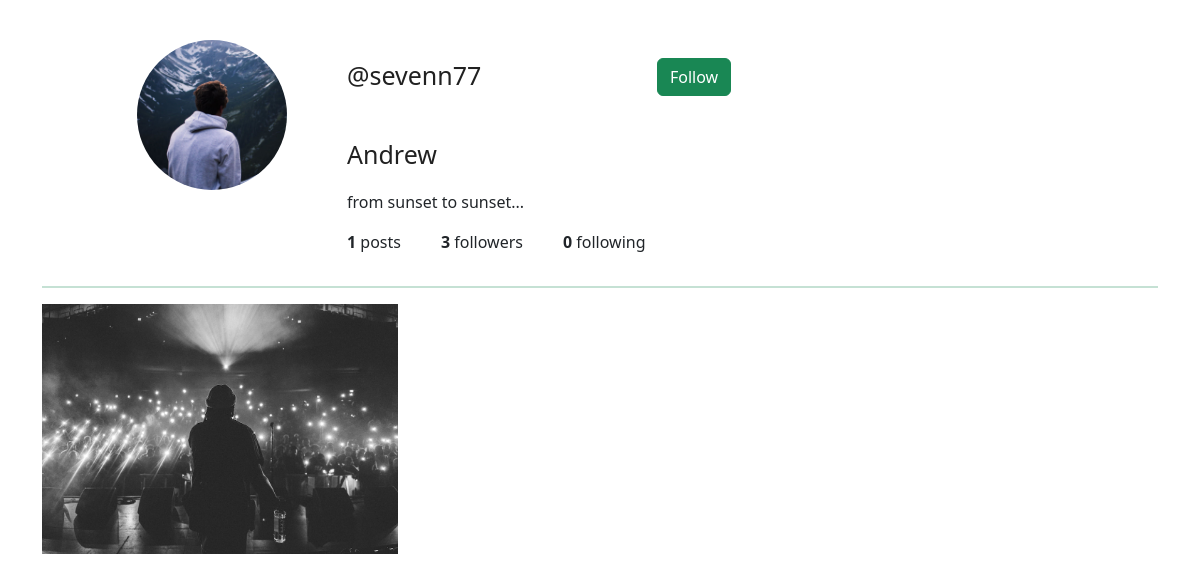
The page /2/profile/ on the database its author committed.
### base/models.py (models this page shows, shortened)
class Profile(models.Model):
    user = models.OneToOneField(User,null=True,on_delete=models.CASCADE)
    description = models.TextField(blank=True)
    first_name = models.TextField(blank=True)
    last_name = models.TextField(blank=True)
    username = models.TextField(blank=True)
    profileimg = models.ImageField(upload_to='profile_images', default='blank-profile-picture.png')
    def __str__(self):
        return str(self.user)  # Возвращаем строковое представление пользователя

class Post(models.Model):
    title = models.CharField(max_length=255)
    image = models.ImageField(null=True, blank=True, upload_to="images/")
    title_tag = models.CharField(max_length=255, default="")
    author = models.ForeignKey(Profile, on_delete=models.CASCADE)
    caption = RichTextField(blank=True, null=True)
    post_date = models.DateField(auto_now_add=True)
    location = models.CharField(max_length=255, default="")
    no_of_likes = models.IntegerField(default=0)

### base/views.py (the view)
# urls.py: path('<int:pk>/profile/',ShowProfilePageView.as_view(),name='show_profile_page'),
class ShowProfilePageView(DetailView):
    model = Profile
    template_name = 'base/Otherprofile.html'
    def get_context_data(self, *args, **kwargs):
        context = super(ShowProfilePageView, self).get_context_data(*args, **kwargs)
        page_user = get_object_or_404(Profile, id=self.kwargs['pk'])
        logged_in_user_posts = Post.objects.filter(author=page_user)
        if FollowersCount.objects.filter(user=page_user, follower=self.request.user).exists():
            button_text = 'UnFollow'
        else:
            button_text = 'Follow'
        user_followers = len(FollowersCount.objects.filter(user=page_user))
        user_following = len(FollowersCount.objects.filter(follower=page_user))
        num_posts = len(logged_in_user_posts)
        context["page_user"] = page_user
        context['logged_in_user_posts'] = logged_in_user_posts
        context['num_posts'] = num_posts
        context['button_text'] = button_text
        context['user_followers'] = user_followers
        context['user_following'] = user_following
        return context

### base/templates/base/Otherprofile.html (shortened to what this page needs)
{% extends 'main.html' %}
{% load static %}
{% block styles %}
<link rel="stylesheet" href="{% static 'styles/otherprofile.css' %}" />
{% endblock %}
{% block content %}
<div class="container" style="margin-top:20px;">
    <div class="row m-b-r m-t-3"  style="margin-top:40px;">
        <div class="col-md-2 offset-md-1">
            <img src="{{ page_user.profileimg.url }}" alt="profileimg" class="img-circle rounded-circle img-fluid" style="height: 150px; width: 150px;">
        </div>
        <div class="col-md-9 p-t-2"  style="margin-top:20px;">
            <h2 class="h2-responsive">@{{page_user.username}} </h2>
            <form action="/follow" method="POST">
            {% if page_user.id != request.user.id %}
            <a data-ripple="">
            <button type="submit" class="btn btn-success follow-btn" style="position: relative;left: 300px; bottom: 40px;">{{button_text}}</button></h2>
            </a>
            {% endif %}
            <p class="profile-name">{{page_user.first_name}}</p>
            <p style="position: relative;left: 20px;">{{page_user.description}}</p>
            <ul class="flex-menu">
                <li><strong>{{num_posts}}</strong> posts</li>
                <li><strong>{{user_followers}}</strong> followers</li>
                <li><strong>{{user_following}}</strong> following</li>
            </ul>
           </form>
        </div>
    </div>
    <hr class="border border-1 border-success">
    <div class="row">
        {% for post in logged_in_user_posts %}
        <div class="col-sm-12 col-md-6 col-lg-4">
            <div class="view overlay hm-black-light m-b-2">
                <a href="{{post.image.url}}">
                <img src="{{post.image.url}}" class="img-fluid cursor-pointer" alt="" style="height: 250px;">
                </a>
            </div>
        </div>
        {% endfor %}
    </div>
</div>
{% endblock %}

### static/styles/Otherprofile.css (style rules this page uses)
body { background:#eee; }
html, body, .view { height:100%; }
.flex-menu { display:flex; cursor: pointer; }
.flex-menu li:not(:last-child) { margin-right:40px; }
.profile-name { font-weight:500; font-size: 25px; color: #212121; padding-left: 20px; }
.h2-responsive { font-weight:400; font-size: 25px; color: #212121; padding-left: 20px; }
.flex-menu { list-style:none; position: relative; right:12px; }
.follow-btn { margin-left: 30px; }

### rows shown on the page
Profile: profileimg (picture), username "sevenn77", first_name "Andrew", description "from sunset to sunset..."
Post: image (picture)

### other values the page prints
{{ button_text }} "Follow"
{{ num_posts }} "1"
{{ user_followers }} "3"
{{ user_following }} "0"
